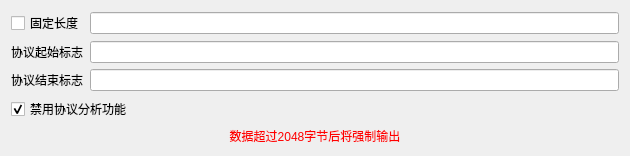
<?xml version="1.0" encoding="UTF-8"?>
<ui version="4.0">
 <class>SAKProtocolAnalyzerWidget</class>
 <widget class="QWidget" name="SAKProtocolAnalyzerWidget">
  <property name="geometry">
   <rect>
    <x>0</x>
    <y>0</y>
    <width>630</width>
    <height>136</height>
   </rect>
  </property>
  <property name="windowTitle">
   <string notr="true">协议分析</string>
  </property>
  <layout class="QGridLayout" name="gridLayout">
   <item row="2" column="1">
    <widget class="QLineEdit" name="endLineEdit"/>
   </item>
   <item row="1" column="0">
    <widget class="QLabel" name="label">
     <property name="text">
      <string>协议起始标志</string>
     </property>
    </widget>
   </item>
   <item row="2" column="0">
    <widget class="QLabel" name="label_2">
     <property name="text">
      <string>协议结束标志</string>
     </property>
    </widget>
   </item>
   <item row="0" column="1">
    <widget class="QLineEdit" name="lengthLineEdit">
     <property name="text">
      <string notr="true"/>
     </property>
    </widget>
   </item>
   <item row="1" column="1">
    <widget class="QLineEdit" name="startLineEdit"/>
   </item>
   <item row="0" column="0">
    <widget class="QCheckBox" name="fixedLengthCheckBox">
     <property name="text">
      <string>固定长度</string>
     </property>
    </widget>
   </item>
   <item row="4" column="0" colspan="2">
    <widget class="QLabel" name="label_3">
     <property name="styleSheet">
      <string notr="true">QLabel {
	color: red
}</string>
     </property>
     <property name="text">
      <string>数据超过2048字节后将强制输出</string>
     </property>
     <property name="alignment">
      <set>Qt::AlignCenter</set>
     </property>
    </widget>
   </item>
   <item row="5" column="0">
    <spacer name="verticalSpacer">
     <property name="orientation">
      <enum>Qt::Vertical</enum>
     </property>
     <property name="sizeHint" stdset="0">
      <size>
       <width>20</width>
       <height>40</height>
      </size>
     </property>
    </spacer>
   </item>
   <item row="3" column="0" colspan="2">
    <widget class="QCheckBox" name="disableCheckBox">
     <property name="text">
      <string>禁用协议分析功能</string>
     </property>
     <property name="checked">
      <bool>true</bool>
     </property>
    </widget>
   </item>
  </layout>
 </widget>
 <resources/>
 <connections/>
</ui>
